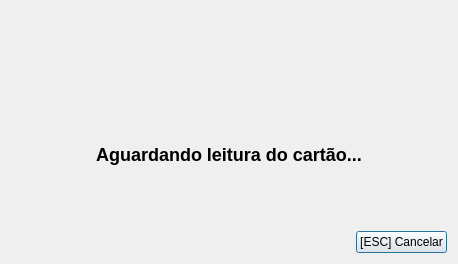
<?xml version="1.0" encoding="UTF-8"?>
<ui version="4.0">
 <class>LeitoraCartaoDialog</class>
 <widget class="QDialog" name="LeitoraCartaoDialog">
  <property name="geometry">
   <rect>
    <x>0</x>
    <y>0</y>
    <width>458</width>
    <height>264</height>
   </rect>
  </property>
  <property name="windowTitle">
   <string>Leitora de Cartão</string>
  </property>
  <layout class="QVBoxLayout" name="verticalLayout">
   <item>
    <widget class="QLabel" name="label">
     <property name="text">
      <string/>
     </property>
     <property name="pixmap">
      <pixmap resource="recursos.qrc">:/images/office-address-book.png</pixmap>
     </property>
     <property name="alignment">
      <set>Qt::AlignCenter</set>
     </property>
    </widget>
   </item>
   <item>
    <widget class="QLabel" name="label_2">
     <property name="text">
      <string>&lt;h2&gt;Aguardando leitura do cartão...&lt;h2&gt;</string>
     </property>
     <property name="alignment">
      <set>Qt::AlignCenter</set>
     </property>
    </widget>
   </item>
   <item>
    <layout class="QHBoxLayout" name="horizontalLayout">
     <item>
      <spacer name="horizontalSpacer">
       <property name="orientation">
        <enum>Qt::Horizontal</enum>
       </property>
       <property name="sizeHint" stdset="0">
        <size>
         <width>40</width>
         <height>20</height>
        </size>
       </property>
      </spacer>
     </item>
     <item>
      <widget class="QPushButton" name="pushButton">
       <property name="text">
        <string>[ESC] Cancelar</string>
       </property>
       <property name="shortcut">
        <string>Esc</string>
       </property>
      </widget>
     </item>
    </layout>
   </item>
  </layout>
 </widget>
 <resources>
  <include location="../recursos.qrc"/>
 </resources>
 <connections>
  <connection>
   <sender>pushButton</sender>
   <signal>clicked()</signal>
   <receiver>LeitoraCartaoDialog</receiver>
   <slot>reject()</slot>
   <hints>
    <hint type="sourcelabel">
     <x>365</x>
     <y>240</y>
    </hint>
    <hint type="destinationlabel">
     <x>453</x>
     <y>118</y>
    </hint>
   </hints>
  </connection>
 </connections>
</ui>
